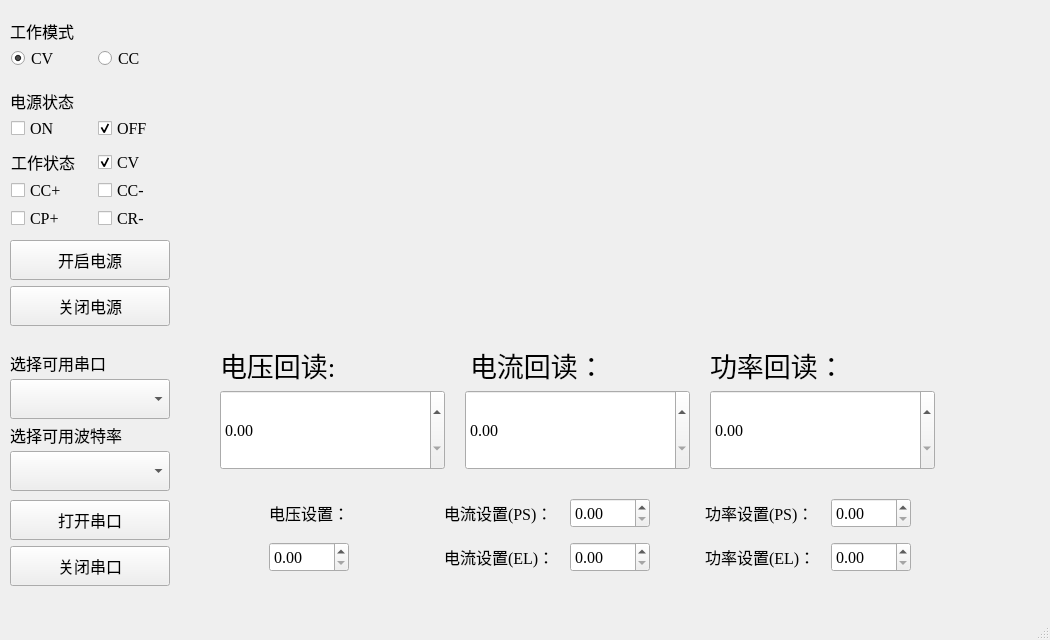
<?xml version="1.0" encoding="UTF-8"?>
<ui version="4.0">
 <class>SerialPortCommunication</class>
 <widget class="QMainWindow" name="SerialPortCommunication">
  <property name="geometry">
   <rect>
    <x>0</x>
    <y>0</y>
    <width>1050</width>
    <height>640</height>
   </rect>
  </property>
  <property name="font">
   <font>
    <family>Times New Roman</family>
    <pointsize>12</pointsize>
   </font>
  </property>
  <property name="windowTitle">
   <string>SerialPortCommunication</string>
  </property>
  <widget class="QWidget" name="centralwidget">
   <widget class="QWidget" name="layoutWidget">
    <property name="geometry">
     <rect>
      <x>220</x>
      <y>490</y>
      <width>741</width>
      <height>91</height>
     </rect>
    </property>
    <layout class="QHBoxLayout" name="horizontalLayout_6">
     <item>
      <layout class="QVBoxLayout" name="verticalLayout_14">
       <item>
        <widget class="QLabel" name="label_Input1">
         <property name="minimumSize">
          <size>
           <width>120</width>
           <height>30</height>
          </size>
         </property>
         <property name="maximumSize">
          <size>
           <width>120</width>
           <height>30</height>
          </size>
         </property>
         <property name="text">
          <string>电压设置：</string>
         </property>
        </widget>
       </item>
       <item>
        <widget class="QDoubleSpinBox" name="Input1">
         <property name="minimumSize">
          <size>
           <width>80</width>
           <height>30</height>
          </size>
         </property>
         <property name="maximumSize">
          <size>
           <width>80</width>
           <height>30</height>
          </size>
         </property>
        </widget>
       </item>
      </layout>
     </item>
     <item>
      <layout class="QVBoxLayout" name="verticalLayout_15">
       <item>
        <layout class="QHBoxLayout" name="horizontalLayout_2">
         <item>
          <widget class="QLabel" name="label_Input2_PS">
           <property name="minimumSize">
            <size>
             <width>120</width>
             <height>30</height>
            </size>
           </property>
           <property name="maximumSize">
            <size>
             <width>120</width>
             <height>30</height>
            </size>
           </property>
           <property name="text">
            <string>电流设置(PS)：</string>
           </property>
          </widget>
         </item>
         <item>
          <widget class="QDoubleSpinBox" name="Input2PS">
           <property name="minimumSize">
            <size>
             <width>80</width>
             <height>30</height>
            </size>
           </property>
           <property name="maximumSize">
            <size>
             <width>80</width>
             <height>30</height>
            </size>
           </property>
          </widget>
         </item>
        </layout>
       </item>
       <item>
        <layout class="QHBoxLayout" name="horizontalLayout_3">
         <item>
          <widget class="QLabel" name="label_Input2_EL">
           <property name="minimumSize">
            <size>
             <width>120</width>
             <height>30</height>
            </size>
           </property>
           <property name="maximumSize">
            <size>
             <width>120</width>
             <height>30</height>
            </size>
           </property>
           <property name="text">
            <string>电流设置(EL)：</string>
           </property>
          </widget>
         </item>
         <item>
          <widget class="QDoubleSpinBox" name="Input2EL">
           <property name="minimumSize">
            <size>
             <width>80</width>
             <height>30</height>
            </size>
           </property>
           <property name="maximumSize">
            <size>
             <width>80</width>
             <height>30</height>
            </size>
           </property>
          </widget>
         </item>
        </layout>
       </item>
      </layout>
     </item>
     <item>
      <layout class="QVBoxLayout" name="verticalLayout_16">
       <item>
        <layout class="QHBoxLayout" name="horizontalLayout_4">
         <item>
          <widget class="QLabel" name="label_Input3_PS">
           <property name="minimumSize">
            <size>
             <width>120</width>
             <height>30</height>
            </size>
           </property>
           <property name="maximumSize">
            <size>
             <width>120</width>
             <height>30</height>
            </size>
           </property>
           <property name="text">
            <string>功率设置(PS)：</string>
           </property>
          </widget>
         </item>
         <item>
          <widget class="QDoubleSpinBox" name="powInputPS">
           <property name="minimumSize">
            <size>
             <width>80</width>
             <height>30</height>
            </size>
           </property>
           <property name="maximumSize">
            <size>
             <width>80</width>
             <height>30</height>
            </size>
           </property>
          </widget>
         </item>
        </layout>
       </item>
       <item>
        <layout class="QHBoxLayout" name="horizontalLayout_5">
         <item>
          <widget class="QLabel" name="label_Input3_EL">
           <property name="minimumSize">
            <size>
             <width>120</width>
             <height>30</height>
            </size>
           </property>
           <property name="maximumSize">
            <size>
             <width>120</width>
             <height>30</height>
            </size>
           </property>
           <property name="text">
            <string>功率设置(EL)：</string>
           </property>
          </widget>
         </item>
         <item>
          <widget class="QDoubleSpinBox" name="powInputEL">
           <property name="minimumSize">
            <size>
             <width>80</width>
             <height>30</height>
            </size>
           </property>
           <property name="maximumSize">
            <size>
             <width>80</width>
             <height>30</height>
            </size>
           </property>
          </widget>
         </item>
        </layout>
       </item>
      </layout>
     </item>
    </layout>
   </widget>
   <widget class="QWidget" name="layoutWidget">
    <property name="geometry">
     <rect>
      <x>10</x>
      <y>240</y>
      <width>162</width>
      <height>88</height>
     </rect>
    </property>
    <layout class="QVBoxLayout" name="verticalLayout_2">
     <item>
      <widget class="QPushButton" name="openPowerSupply">
       <property name="minimumSize">
        <size>
         <width>160</width>
         <height>40</height>
        </size>
       </property>
       <property name="maximumSize">
        <size>
         <width>160</width>
         <height>40</height>
        </size>
       </property>
       <property name="text">
        <string>开启电源</string>
       </property>
      </widget>
     </item>
     <item>
      <widget class="QPushButton" name="closePowerSupply">
       <property name="minimumSize">
        <size>
         <width>160</width>
         <height>40</height>
        </size>
       </property>
       <property name="maximumSize">
        <size>
         <width>160</width>
         <height>40</height>
        </size>
       </property>
       <property name="text">
        <string>关闭电源</string>
       </property>
      </widget>
     </item>
    </layout>
   </widget>
   <widget class="QWidget" name="layoutWidget">
    <property name="geometry">
     <rect>
      <x>10</x>
      <y>350</y>
      <width>166</width>
      <height>240</height>
     </rect>
    </property>
    <layout class="QVBoxLayout" name="verticalLayout">
     <item>
      <layout class="QVBoxLayout" name="verticalLayout_8">
       <item>
        <layout class="QVBoxLayout" name="verticalLayout_5">
         <item>
          <widget class="QLabel" name="label_13">
           <property name="minimumSize">
            <size>
             <width>160</width>
             <height>20</height>
            </size>
           </property>
           <property name="maximumSize">
            <size>
             <width>160</width>
             <height>20</height>
            </size>
           </property>
           <property name="sizeIncrement">
            <size>
             <width>160</width>
             <height>20</height>
            </size>
           </property>
           <property name="text">
            <string>选择可用串口</string>
           </property>
          </widget>
         </item>
         <item>
          <widget class="QComboBox" name="serialNameBox">
           <property name="minimumSize">
            <size>
             <width>160</width>
             <height>40</height>
            </size>
           </property>
           <property name="maximumSize">
            <size>
             <width>160</width>
             <height>40</height>
            </size>
           </property>
          </widget>
         </item>
        </layout>
       </item>
       <item>
        <layout class="QVBoxLayout" name="verticalLayout_6">
         <item>
          <widget class="QLabel" name="label_14">
           <property name="minimumSize">
            <size>
             <width>160</width>
             <height>20</height>
            </size>
           </property>
           <property name="maximumSize">
            <size>
             <width>160</width>
             <height>20</height>
            </size>
           </property>
           <property name="text">
            <string>选择可用波特率</string>
           </property>
          </widget>
         </item>
         <item>
          <widget class="QComboBox" name="serialBaudRateBox">
           <property name="minimumSize">
            <size>
             <width>160</width>
             <height>40</height>
            </size>
           </property>
           <property name="maximumSize">
            <size>
             <width>160</width>
             <height>40</height>
            </size>
           </property>
          </widget>
         </item>
        </layout>
       </item>
      </layout>
     </item>
     <item>
      <layout class="QVBoxLayout" name="verticalLayout_7">
       <item>
        <widget class="QPushButton" name="openSerialPort">
         <property name="minimumSize">
          <size>
           <width>160</width>
           <height>40</height>
          </size>
         </property>
         <property name="maximumSize">
          <size>
           <width>160</width>
           <height>40</height>
          </size>
         </property>
         <property name="text">
          <string>打开串口</string>
         </property>
        </widget>
       </item>
       <item>
        <widget class="QPushButton" name="closeSerialPort">
         <property name="minimumSize">
          <size>
           <width>160</width>
           <height>40</height>
          </size>
         </property>
         <property name="maximumSize">
          <size>
           <width>160</width>
           <height>40</height>
          </size>
         </property>
         <property name="text">
          <string>关闭串口</string>
         </property>
        </widget>
       </item>
      </layout>
     </item>
    </layout>
   </widget>
   <widget class="QLabel" name="label_Ouput2">
    <property name="geometry">
     <rect>
      <x>470</x>
      <y>350</y>
      <width>180</width>
      <height>30</height>
     </rect>
    </property>
    <property name="minimumSize">
     <size>
      <width>180</width>
      <height>30</height>
     </size>
    </property>
    <property name="maximumSize">
     <size>
      <width>180</width>
      <height>30</height>
     </size>
    </property>
    <property name="font">
     <font>
      <pointsize>20</pointsize>
     </font>
    </property>
    <property name="text">
     <string>电流回读：</string>
    </property>
   </widget>
   <widget class="QDoubleSpinBox" name="Ouput2">
    <property name="geometry">
     <rect>
      <x>465</x>
      <y>390</y>
      <width>225</width>
      <height>80</height>
     </rect>
    </property>
    <property name="minimumSize">
     <size>
      <width>225</width>
      <height>80</height>
     </size>
    </property>
    <property name="maximumSize">
     <size>
      <width>225</width>
      <height>80</height>
     </size>
    </property>
   </widget>
   <widget class="QLabel" name="label_Ouput1">
    <property name="geometry">
     <rect>
      <x>220</x>
      <y>350</y>
      <width>180</width>
      <height>30</height>
     </rect>
    </property>
    <property name="minimumSize">
     <size>
      <width>180</width>
      <height>30</height>
     </size>
    </property>
    <property name="maximumSize">
     <size>
      <width>180</width>
      <height>30</height>
     </size>
    </property>
    <property name="font">
     <font>
      <pointsize>20</pointsize>
     </font>
    </property>
    <property name="text">
     <string>电压回读:</string>
    </property>
   </widget>
   <widget class="QDoubleSpinBox" name="Ouput1">
    <property name="geometry">
     <rect>
      <x>220</x>
      <y>390</y>
      <width>225</width>
      <height>80</height>
     </rect>
    </property>
    <property name="minimumSize">
     <size>
      <width>225</width>
      <height>80</height>
     </size>
    </property>
    <property name="maximumSize">
     <size>
      <width>225</width>
      <height>80</height>
     </size>
    </property>
   </widget>
   <widget class="QDoubleSpinBox" name="powOuput">
    <property name="geometry">
     <rect>
      <x>710</x>
      <y>390</y>
      <width>225</width>
      <height>80</height>
     </rect>
    </property>
    <property name="minimumSize">
     <size>
      <width>225</width>
      <height>80</height>
     </size>
    </property>
    <property name="maximumSize">
     <size>
      <width>225</width>
      <height>80</height>
     </size>
    </property>
   </widget>
   <widget class="QLabel" name="label_Ouput3">
    <property name="geometry">
     <rect>
      <x>710</x>
      <y>350</y>
      <width>180</width>
      <height>30</height>
     </rect>
    </property>
    <property name="minimumSize">
     <size>
      <width>180</width>
      <height>30</height>
     </size>
    </property>
    <property name="maximumSize">
     <size>
      <width>180</width>
      <height>30</height>
     </size>
    </property>
    <property name="font">
     <font>
      <pointsize>20</pointsize>
     </font>
    </property>
    <property name="text">
     <string>功率回读：</string>
    </property>
   </widget>
   <widget class="QWidget" name="layoutWidget">
    <property name="geometry">
     <rect>
      <x>10</x>
      <y>90</y>
      <width>170</width>
      <height>50</height>
     </rect>
    </property>
    <layout class="QVBoxLayout" name="verticalLayout_3">
     <item>
      <widget class="QLabel" name="powerStatus">
       <property name="minimumSize">
        <size>
         <width>160</width>
         <height>20</height>
        </size>
       </property>
       <property name="maximumSize">
        <size>
         <width>160</width>
         <height>20</height>
        </size>
       </property>
       <property name="text">
        <string>电源状态</string>
       </property>
      </widget>
     </item>
     <item>
      <layout class="QHBoxLayout" name="horizontalLayout_7">
       <item>
        <widget class="QCheckBox" name="rbton">
         <property name="minimumSize">
          <size>
           <width>80</width>
           <height>20</height>
          </size>
         </property>
         <property name="maximumSize">
          <size>
           <width>80</width>
           <height>20</height>
          </size>
         </property>
         <property name="text">
          <string>ON</string>
         </property>
        </widget>
       </item>
       <item>
        <widget class="QCheckBox" name="rbtoff">
         <property name="minimumSize">
          <size>
           <width>80</width>
           <height>20</height>
          </size>
         </property>
         <property name="maximumSize">
          <size>
           <width>80</width>
           <height>20</height>
          </size>
         </property>
         <property name="text">
          <string>OFF</string>
         </property>
         <property name="checked">
          <bool>true</bool>
         </property>
        </widget>
       </item>
      </layout>
     </item>
    </layout>
   </widget>
   <widget class="QWidget" name="layoutWidget">
    <property name="geometry">
     <rect>
      <x>10</x>
      <y>20</y>
      <width>170</width>
      <height>50</height>
     </rect>
    </property>
    <layout class="QVBoxLayout" name="verticalLayout_4">
     <item>
      <widget class="QLabel" name="workMode">
       <property name="minimumSize">
        <size>
         <width>160</width>
         <height>20</height>
        </size>
       </property>
       <property name="maximumSize">
        <size>
         <width>160</width>
         <height>20</height>
        </size>
       </property>
       <property name="text">
        <string>工作模式</string>
       </property>
      </widget>
     </item>
     <item>
      <layout class="QHBoxLayout" name="horizontalLayout">
       <item>
        <widget class="QRadioButton" name="rbtCV">
         <property name="minimumSize">
          <size>
           <width>80</width>
           <height>20</height>
          </size>
         </property>
         <property name="maximumSize">
          <size>
           <width>80</width>
           <height>20</height>
          </size>
         </property>
         <property name="text">
          <string>CV</string>
         </property>
         <property name="checked">
          <bool>true</bool>
         </property>
        </widget>
       </item>
       <item>
        <widget class="QRadioButton" name="rbtCC">
         <property name="enabled">
          <bool>true</bool>
         </property>
         <property name="minimumSize">
          <size>
           <width>80</width>
           <height>20</height>
          </size>
         </property>
         <property name="maximumSize">
          <size>
           <width>80</width>
           <height>20</height>
          </size>
         </property>
         <property name="text">
          <string>CC </string>
         </property>
         <property name="checked">
          <bool>false</bool>
         </property>
        </widget>
       </item>
      </layout>
     </item>
    </layout>
   </widget>
   <widget class="QWidget" name="layoutWidget">
    <property name="geometry">
     <rect>
      <x>10</x>
      <y>150</y>
      <width>170</width>
      <height>80</height>
     </rect>
    </property>
    <layout class="QVBoxLayout" name="verticalLayout_9">
     <item>
      <layout class="QHBoxLayout" name="horizontalLayout_8">
       <item>
        <widget class="QLabel" name="workStatus">
         <property name="minimumSize">
          <size>
           <width>80</width>
           <height>20</height>
          </size>
         </property>
         <property name="maximumSize">
          <size>
           <width>80</width>
           <height>20</height>
          </size>
         </property>
         <property name="text">
          <string>工作状态</string>
         </property>
        </widget>
       </item>
       <item>
        <widget class="QCheckBox" name="checkBoxCV">
         <property name="minimumSize">
          <size>
           <width>80</width>
           <height>20</height>
          </size>
         </property>
         <property name="maximumSize">
          <size>
           <width>80</width>
           <height>20</height>
          </size>
         </property>
         <property name="text">
          <string>CV</string>
         </property>
         <property name="checked">
          <bool>true</bool>
         </property>
        </widget>
       </item>
      </layout>
     </item>
     <item>
      <layout class="QHBoxLayout" name="horizontalLayout_9">
       <item>
        <widget class="QCheckBox" name="checkBoxCCPos">
         <property name="minimumSize">
          <size>
           <width>80</width>
           <height>20</height>
          </size>
         </property>
         <property name="maximumSize">
          <size>
           <width>80</width>
           <height>20</height>
          </size>
         </property>
         <property name="text">
          <string>CC+</string>
         </property>
        </widget>
       </item>
       <item>
        <widget class="QCheckBox" name="checkBoxCCNeg">
         <property name="minimumSize">
          <size>
           <width>80</width>
           <height>20</height>
          </size>
         </property>
         <property name="maximumSize">
          <size>
           <width>80</width>
           <height>20</height>
          </size>
         </property>
         <property name="text">
          <string>CC-</string>
         </property>
        </widget>
       </item>
      </layout>
     </item>
     <item>
      <layout class="QHBoxLayout" name="horizontalLayout_10">
       <item>
        <widget class="QCheckBox" name="checkBoxCPPos">
         <property name="minimumSize">
          <size>
           <width>80</width>
           <height>20</height>
          </size>
         </property>
         <property name="maximumSize">
          <size>
           <width>80</width>
           <height>20</height>
          </size>
         </property>
         <property name="text">
          <string>CP+</string>
         </property>
        </widget>
       </item>
       <item>
        <widget class="QCheckBox" name="checkBoxCPNeg">
         <property name="minimumSize">
          <size>
           <width>80</width>
           <height>20</height>
          </size>
         </property>
         <property name="maximumSize">
          <size>
           <width>80</width>
           <height>20</height>
          </size>
         </property>
         <property name="text">
          <string>CR-</string>
         </property>
        </widget>
       </item>
      </layout>
     </item>
    </layout>
   </widget>
  </widget>
  <widget class="QMenuBar" name="menubar">
   <property name="geometry">
    <rect>
     <x>0</x>
     <y>0</y>
     <width>1050</width>
     <height>25</height>
    </rect>
   </property>
  </widget>
  <widget class="QStatusBar" name="statusbar"/>
 </widget>
 <resources/>
 <connections/>
</ui>
